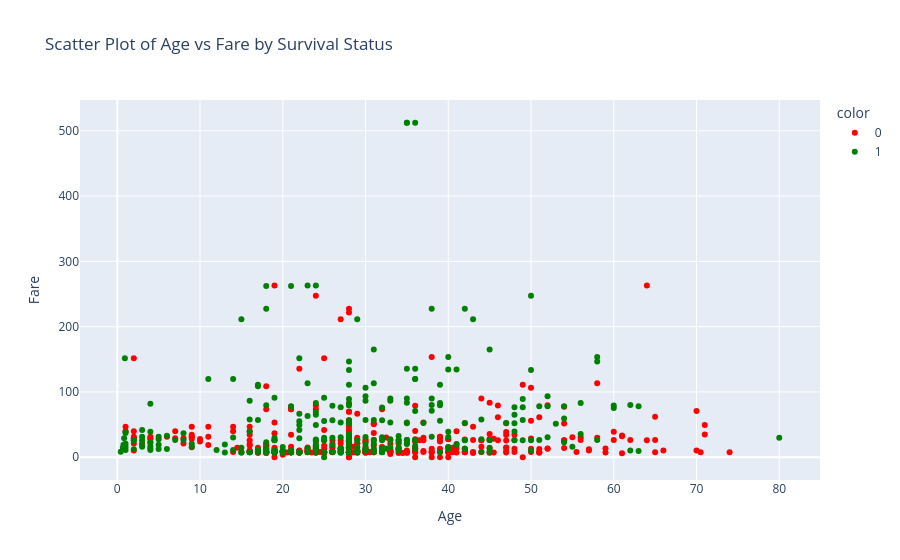

The notebook cell this image was saved under:
### Code cell
px.scatter(
    df,
    x='Age',
    y='Fare',
    color=df['Survived'].astype(str),
    color_discrete_map={
        '0': 'red',
        '1': 'green'
    },
    title='Scatter Plot of Age vs Fare by Survival Status'
)

### Figure 1 — Plotly figure (JSON) as saved in the notebook; plotly's stock layout.template omitted (floating-point values rounded to 4 significant figures; data arrays with more than 128 entries replaced by an {"elided": "..."} marker saying what was removed)
{"data": [{"hovertemplate": "color=0<br>Age=%{x}<br>Fare=%{y}<extra></extra>", "legendgroup": "0", "marker": {"color": "red", "symbol": "circle"}, "mode": "markers", "name": "0", "orientation": "v", "showlegend": true, "type": "scatter", "x": {"elided": "455 float values"}, "xaxis": "x", "y": {"elided": "455 float values"}, "yaxis": "y"}, {"hovertemplate": "color=1<br>Age=%{x}<br>Fare=%{y}<extra></extra>", "legendgroup": "1", "marker": {"color": "green", "symbol": "circle"}, "mode": "markers", "name": "1", "orientation": "v", "showlegend": true, "type": "scatter", "x": {"elided": "320 float values"}, "xaxis": "x", "y": {"elided": "320 float values"}, "yaxis": "y"}], "layout": {"legend": {"title": {"text": "color"}, "tracegroupgap": 0}, "title": {"text": "Scatter Plot of Age vs Fare by Survival Status"}, "xaxis": {"anchor": "y", "domain": [0, 1], "title": {"text": "Age"}}, "yaxis": {"anchor": "x", "domain": [0, 1], "title": {"text": "Fare"}}}}
